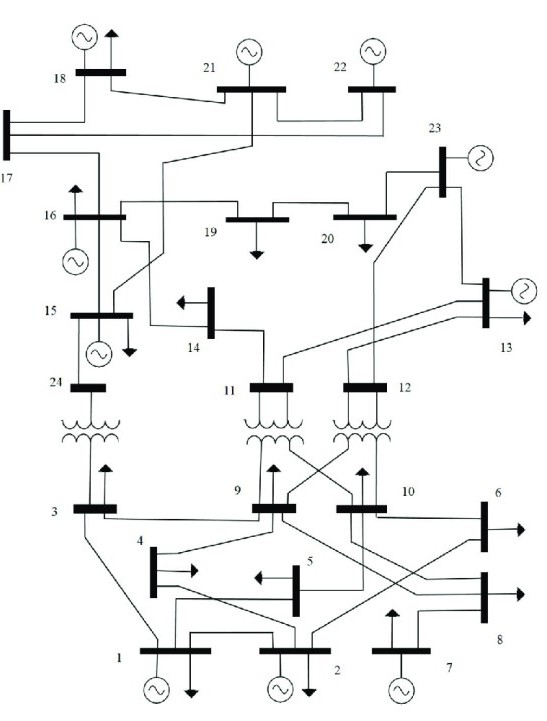
#> input picture backend_api/models/IEEE24bus.jpg, 547 x 721 px
$ python cv_bus_refined_experiment.py
#> lines starting #> are read from the running program, lines starting #| are printed output that depends on the picture; after the words box and inside, x2 and y2 are one past the last pixel; in counts of white or black regions, pixels touching at a corner belong together
"""두께/형태/기기 리드선 조건을 합친 OpenCV 모선 인식 실험.

실제 API에는 연결하지 않는 진단 전용 파일이다.
"""

from __future__ import annotations

from dataclasses import dataclass
from pathlib import Path
import csv
import cv2
import numpy as np


ROOT = Path(__file__).resolve().parent.parent
INPUTS = [
    ROOT / "학습 IEEE" / "IEEE24bus.jpg",
    ROOT / "학습 IEEE" / "39bus.jpg",
    ROOT / "학습 IEEE" / "14bus.jpg",
]
OUTPUT = ROOT / "cv_bus_topology_recovery_comparison"
SCALE = 2


@dataclass
class Bar:
    x: int
    y: int
    w: int
    h: int
    orientation: str
    profile_score: float
    network_connections: int = 0
    traced_components: int = 0
    perpendicular_branches: int = 0
    bent_endpoints: int = 0
    needs_topology_recovery: bool = False
    reason: str = "accepted"


def read_image(path: Path) -> np.ndarray:
    image = cv2.imdecode(np.fromfile(str(path), dtype=np.uint8), cv2.IMREAD_COLOR)
    if image is None:
        raise FileNotFoundError(path)
    return image


def binarize_and_repair(image: np.ndarray) -> np.ndarray:
    """확대 후 이진화하고, 1px 이내의 같은 방향 끊김만 잇는다."""
    large = cv2.resize(image, None, fx=SCALE, fy=SCALE, interpolation=cv2.INTER_CUBIC)
    gray = cv2.cvtColor(large, cv2.COLOR_BGR2GRAY)
    _, binary = cv2.threshold(gray, 0, 255, cv2.THRESH_BINARY_INV + cv2.THRESH_OTSU)

    # 원본 기준 1px 정도의 틈(확대 후 최대 2px)을 방향별로만 메운다.
    horizontal = cv2.morphologyEx(binary, cv2.MORPH_CLOSE,
                                  cv2.getStructuringElement(cv2.MORPH_RECT, (5, 1)))
    vertical = cv2.morphologyEx(binary, cv2.MORPH_CLOSE,
                                cv2.getStructuringElement(cv2.MORPH_RECT, (1, 5)))
    return cv2.bitwise_or(horizontal, vertical)


def estimate_thin_line_width(binary: np.ndarray) -> int:
    """도면 내부의 일반 선로 폭을 거리 변환으로 추정한다."""
    distances = cv2.distanceTransform(binary, cv2.DIST_L2, 3)
    values = distances[distances > 0]
    # 대부분의 전경은 얇은 선/문자 획이므로 중앙값을 일반 선로 폭으로 사용한다.
    return max(2, int(round(float(np.median(values)) * 2)))


def directional_bar_masks(binary: np.ndarray, min_thickness: int) -> tuple[np.ndarray, np.ndarray]:
    # 선로보다 두꺼운 막대만 남긴다. 길이는 확대 후 약 14px(원본 7px) 이상.
    horizontal = cv2.morphologyEx(
        binary, cv2.MORPH_OPEN,
        cv2.getStructuringElement(cv2.MORPH_RECT, (28, min_thickness)),
    )
    vertical = cv2.morphologyEx(
        binary, cv2.MORPH_OPEN,
        cv2.getStructuringElement(cv2.MORPH_RECT, (min_thickness, 28)),
    )
    return horizontal, vertical


def profile_score(binary: np.ndarray, bar: Bar) -> float:
    """막대 길이 전체에서 두께가 균일한지 측정한다.

    숫자/문자는 검은 픽셀이 끊기거나 꺾여 점수가 낮고, bus bar는 거의 모든
    단면에서 일정한 두께를 유지한다.
    """
    crop = binary[bar.y:bar.y + bar.h, bar.x:bar.x + bar.w]
    if crop.size == 0:
        return 0.0
    projections = np.sum(crop > 0, axis=0 if bar.orientation == "horizontal" else 1)
    nonzero = projections[projections > 0]
    if len(nonzero) == 0:
        return 0.0
    p10, p90 = np.percentile(nonzero, [10, 90])
    coverage = len(nonzero) / len(projections)
    return float(coverage * (p10 / max(p90, 1)))


def touches_device_lead(binary: np.ndarray, bar: Bar, thin_line_width: int) -> bool:
    """후보가 굵은 막대가 아니라 기기 쪽으로 향한 얇은 리드선인지 보수적으로 확인.

    이 규칙은 '기기에 연결되어 있다' 자체가 아니라, 후보의 단면이 일반 선로 수준으로
    얇고 긴 경우에만 적용한다. 발전기와 직접 연결된 진짜 bus bar를 제거하지 않기 위함이다.
    """
    short_side = min(bar.w, bar.h)
    if short_side >= thin_line_width * 1.6:
        return False
    # 얇은 후보는 이미 bus로 인정하지 않으므로, 이 함수는 제거 사유를 명확히 남긴다.
    return True


def collect_bars(
    mask: np.ndarray,
    binary: np.ndarray,
    orientation: str,
    thin_line_width: int,
) -> tuple[list[Bar], list[Bar], list[Bar]]:
    """Return clear candidates, topology-recovery candidates, and hard rejects.

    A real bus can be slightly long or have an uneven profile at a genuine
    connection point.  Such candidates are deferred to the topology stage,
    where they must prove that they are straight and multiply connected.
    """
    accepted: list[Bar] = []
    recovery_candidates: list[Bar] = []
    rejected: list[Bar] = []
    height, width = binary.shape
    contours, _ = cv2.findContours(mask, cv2.RETR_EXTERNAL, cv2.CHAIN_APPROX_SIMPLE)
    for contour in contours:
        x, y, w, h = cv2.boundingRect(contour)
        bar = Bar(x, y, w, h, orientation, 0.0)
        long_side, short_side = max(w, h), min(w, h)
        axis_size = width if orientation == "horizontal" else height
        bar.profile_score = profile_score(binary, bar)

        if long_side > axis_size * 0.35:
            bar.reason = "rejected: page-spanning candidate"
        elif short_side < thin_line_width * 1.6:
            bar.reason = "rejected: thin device lead / line"
        elif long_side < max(48.0, thin_line_width * 7.0):
            bar.reason = "rejected: too short to be electrical bus"
        elif long_side / max(short_side, 1) < 2.5:
            bar.reason = "rejected: not bar-shaped"
        elif touches_device_lead(binary, bar, thin_line_width):
            bar.reason = "rejected: device lead"
        elif bar.profile_score < 0.60:
            bar.reason = "rejected: unstable profile (text/symbol)"
        elif long_side > axis_size * 0.18 or bar.profile_score < 0.70:
            bar.needs_topology_recovery = True
            if long_side > axis_size * 0.18 and bar.profile_score < 0.70:
                bar.reason = "pending recovery: long and uneven"
            elif long_side > axis_size * 0.18:
                bar.reason = "pending recovery: long"
            else:
                bar.reason = "pending recovery: uneven profile"

        if bar.reason == "accepted":
            accepted.append(bar)
        elif bar.needs_topology_recovery:
            recovery_candidates.append(bar)
        else:
            rejected.append(bar)
    return accepted, recovery_candidates, rejected


def deduplicate(bars: list[Bar]) -> list[Bar]:
    saved: list[Bar] = []
    # A very thick horizontal bus can also survive the vertical morphology
    # kernel (and vice versa).  When the two masks overlap, retain the
    # candidate whose declared direction agrees with the actual long side;
    # choosing by area alone used to relabel horizontal buses as vertical.
    def orientation_matches_shape(item: Bar) -> bool:
        is_horizontal_shape = item.w >= item.h
        return (item.orientation == "horizontal") == is_horizontal_shape

    for bar in sorted(
        bars,
        key=lambda item: (orientation_matches_shape(item), item.w * item.h),
        reverse=True,
    ):
        duplicate = False
        for other in saved:
            ix1, iy1 = max(bar.x, other.x), max(bar.y, other.y)
            ix2 = min(bar.x + bar.w, other.x + other.w)
            iy2 = min(bar.y + bar.h, other.y + other.h)
            intersection = max(0, ix2 - ix1) * max(0, iy2 - iy1)
            union = bar.w * bar.h + other.w * other.h - intersection
            if union and intersection / union > 0.30:
                duplicate = True
                break
        if not duplicate:
            saved.append(bar)
    return saved


# [408 lines left out: functions has_network_connection, skeletonize, _network_without_candidate, _pixel_path_component_count, _pixel_path_connected_buses_global, _pixel_path_connected_buses_local and 8 more, not called in this run]


def recover_thin_connected_bars(
    binary: np.ndarray,
    rejected: list[Bar],
    thin_line_width: int,
    endpoint_exclusion_ratio: float = 0.05,
) -> list[Bar]:
    """Recover long, straight bars that were rejected only as line-thin.

    Some diagrams draw a bus with almost the same stroke width as an ordinary
    feeder.  Thickness alone cannot separate those cases, so this recovery
    path requires a substantial straight span, at least two perpendicular
    connections, and no endpoint turn.  Short text strokes and routed line
    fragments fail the span/branch checks and remain rejected.
    """
    candidates = [
        bar for bar in rejected
        if (
            bar.reason == "rejected: thin device lead / line"
            and bar.orientation == "horizontal"
        )
    ]
    if not candidates:
        return []

    _populate_local_geometry_metrics(binary, candidates, thin_line_width)
    # The thin-bar recovery still requires a substantial span, but the old
    # 24x width floor discarded the compact 4px bus bars used in TEST6.
    # Requiring a real perpendicular branch keeps short routed line fragments
    # out while allowing a thin bus to be recovered from its connections.
    minimum_long = max(96.0, thin_line_width * 16.0)
    maximum_short = thin_line_width * 1.65
    recovered: list[Bar] = []
    for bar in candidates:
        long_side = float(max(bar.w, bar.h))
        short_side = float(min(bar.w, bar.h))
        if long_side < minimum_long or short_side > maximum_short:
            continue
        if bar.profile_score < 0.82:
            continue
        if bar.perpendicular_branches < 1 or bar.bent_endpoints:
            continue
        bar.reason = "recovered: thin connected bar"
        recovered.append(bar)
    return recovered


# [765 lines left out: functions recover_compact_vertical_buses, _remove_thin_outlier_bars, _populate_local_geometry_metrics, _merge_small_run_gaps, recover_fragmented_straight_buses, _bus_family_support and 8 more, not called in this run]


def main() -> None:
    OUTPUT.mkdir(exist_ok=True)
    for source in INPUTS:
        image = read_image(source)
#> in read_image, image is the input picture: shape (721, 547, 3); mean B, G, R 242.8, 242.9, 242.6
        binary = binarize_and_repair(image)
#> in binarize_and_repair, `_, binary = cv2.threshold(gray, 0, 255, cv2.THRESH_BINARY_INV + cv2.TH..`:
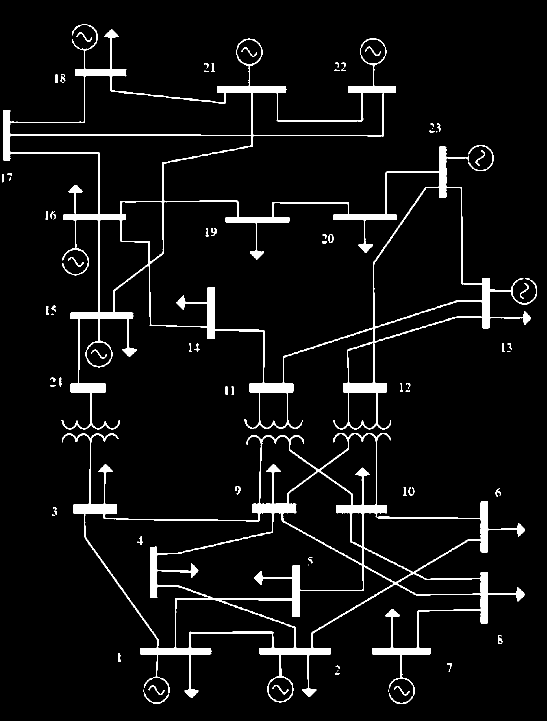
#> binary: shape (1442, 1094) (shown at 1/2 size); 5.5% white; 84 white regions (17 under 20 px), largest, box (x1, y1, x2, y2) and area: (6, 48, 1074, 859) 45616, (124, 866, 1050, 1408) 36558, (936, 290, 988, 342) 361
#> in binarize_and_repair, `return cv2.bitwise_or(horizontal, vertical)`:
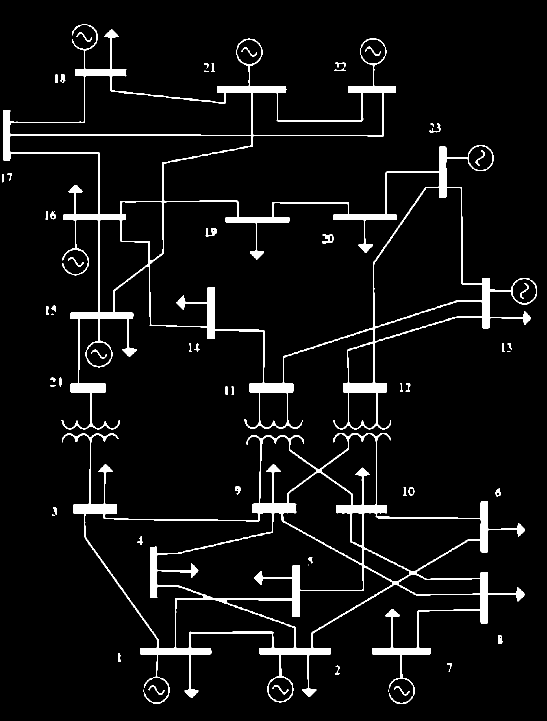
#> returned value: shape (1442, 1094) (shown at 1/2 size); 5.6% white; 63 white regions (9 under 20 px), largest, box (x1, y1, x2, y2) and area: (6, 48, 1074, 859) 46279, (124, 866, 1050, 1408) 37086, (644, 468, 668, 487) 221
        thin_width = estimate_thin_line_width(binary)
#> in estimate_thin_line_width, `distances = cv2.distanceTransform(binary, cv2.DIST_L2, 3)`:
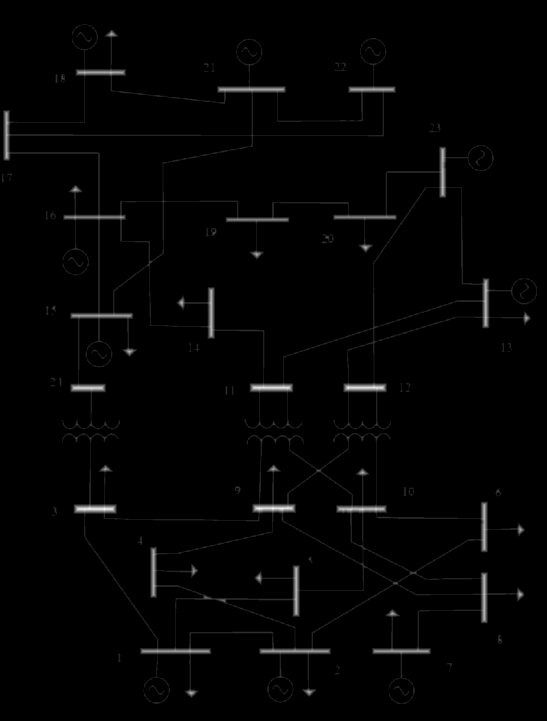
#> distances: shape (1442, 1094) float32 (shown at 1/2 size); min 0, max 10.51, mean 0.138; drawn with min black and max white
#> thin_width = 4
        min_thickness = max(5, int(round(thin_width * 1.6)))
#> min_thickness = 6
        h_mask, v_mask = directional_bar_masks(binary, min_thickness)
#> in directional_bar_masks, `horizontal = cv2.morphologyEx( binary, cv2.MORPH_OPEN, cv2.getStructur..`:
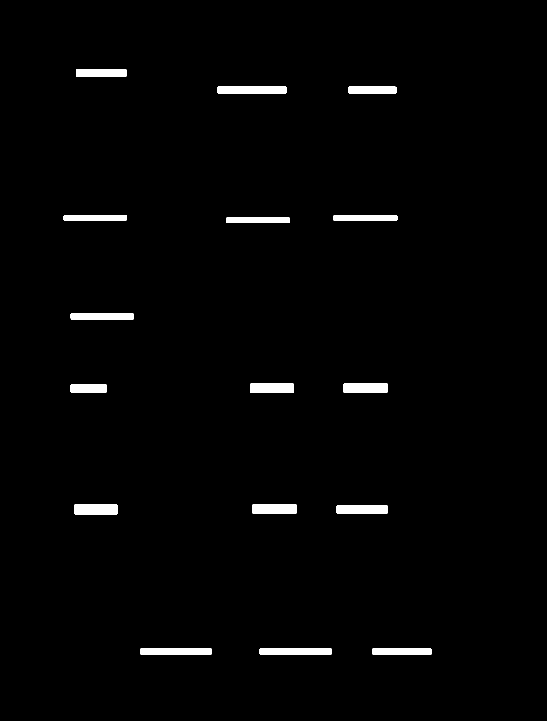
#> horizontal: shape (1442, 1094) (shown at 1/2 size); 1.6% white; 16 white regions, largest, box (x1, y1, x2, y2) and area: (435, 173, 573, 187) 1928, (519, 1297, 663, 1310) 1867, (281, 1297, 424, 1310) 1850
#> in directional_bar_masks, `vertical = cv2.morphologyEx( binary, cv2.MORPH_OPEN, cv2.getStructurin..`:
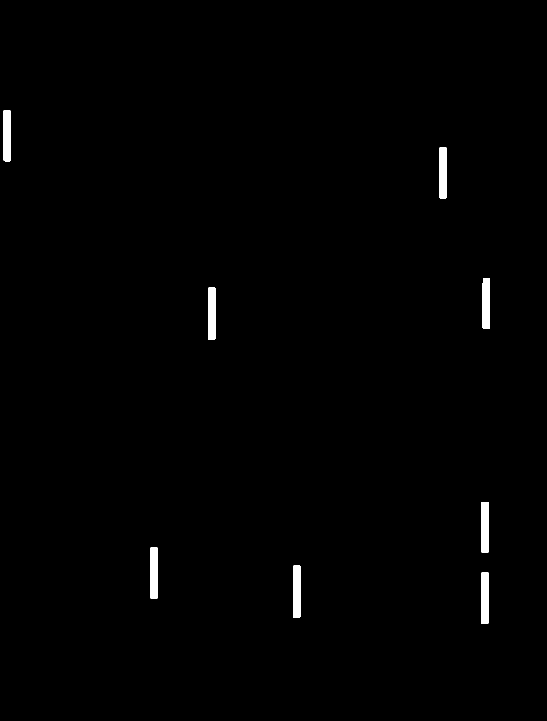
#> vertical: shape (1442, 1094) (shown at 1/2 size); 0.76% white; 8 white regions
        horizontal, recovery_h, rejected_h = collect_bars(h_mask, binary, "horizontal", thin_width)
#> in collect_bars, `contours, _ = cv2.findContours(mask, cv2.RETR_EXTERNAL, cv2.CHAIN_APPR..`: contours = 16 contours; largest, box (x1, y1, x2, y2) and area: (435, 173, 573, 187) 1779, (519, 1297, 663, 1310) 1713, (281, 1297, 424, 1310) 1697, (148, 1009, 235, 1029) 1631, (687, 767, 775, 786) 1564
#> the loop in collect_bars, `for contour in contours:` made 16 passes
#> (x, y, w, h, long_side) on passes 1 to 8: (745, 1297, 118, 13, 118), (519, 1297, 144, 13, 144), (281, 1297, 143, 13, 143), (673, 1011, 102, 16, 102), (148, 1009, 87, 20, 87), (505, 1008, 88, 19, 88), (141, 768, 72, 18, 72), (687, 767, 88, 19, 88)
#> after the loop in collect_bars, `for contour in contours:`: accepted = 16 items; recovery_candidates = []
#> horizontal = 16 items; recovery_h = []; rejected_h = []
        vertical, recovery_v, rejected_v = collect_bars(v_mask, binary, "vertical", thin_width)
#> in collect_bars (call 2), `contours, _ = cv2.findContours(mask, cv2.RETR_EXTERNAL, cv2.CHAIN_APPR..`: contours = 8 contours; box (x1, y1, x2, y2) and area: (586, 1131, 601, 1235) 1440, (416, 575, 431, 679) 1440, (962, 1145, 977, 1248) 1426, (879, 294, 894, 397) 1412, (962, 1004, 977, 1106) 1404, (965, 557, 980, 658) 1388, (301, 1095, 315, 1197) 1313, (7, 221, 21, 323) 1310
#> the loop in collect_bars (call 2), `for contour in contours:` made 8 passes
#> (x, y, w, h, long_side) on passes 1, 2, 4, 5, 6, 7, 8: (962, 1145, 15, 103, 103), (586, 1131, 15, 104, 104), (962, 1004, 15, 102, 102), (416, 575, 15, 104, 104), (965, 557, 15, 101, 101), (879, 294, 15, 103, 103), (7, 221, 14, 102, 102)
#> vertical = 8 items; recovery_v = []; rejected_v = []
        clear_buses = deduplicate(horizontal + vertical)
#> in orientation_matches_shape, `is_horizontal_shape = item.w >= item.h`: is_horizontal_shape = True
#> the loop in deduplicate, `for bar in sorted( bars, key=lambda item: (orientation_matches_shape(i..` made 24 passes
#> after the loop in deduplicate, `for bar in sorted(`: saved = 24 items
#> clear_buses = 24 items
        recovery_buses = deduplicate(recovery_h + recovery_v)
#> recovery_buses = []
        buses = deduplicate(clear_buses + recovery_buses)
#> buses = 24 items
        thin_min_thickness = max(5, int(round(thin_width * 1.35)))
#> thin_min_thickness = 5
        thin_h_mask, thin_v_mask = directional_bar_masks(binary, thin_min_thickness)
#> call 2 of directional_bar_masks, with min_thickness = 5
#> in directional_bar_masks (call 2), `horizontal = cv2.morphologyEx( binary, cv2.MORPH_OPEN, cv2.getStructur..`:
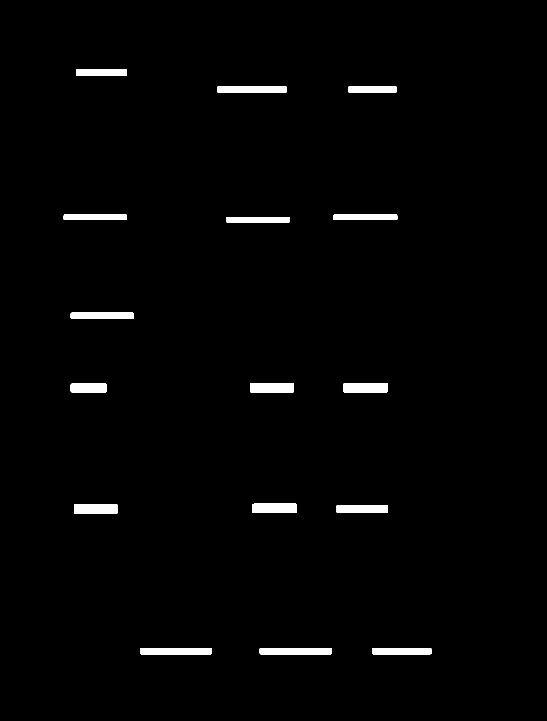
#> horizontal: shape (1442, 1094) (shown at 1/2 size); 1.6% white; 16 white regions, largest, box (x1, y1, x2, y2) and area: (435, 172, 573, 186) 1928, (519, 1296, 663, 1309) 1867, (281, 1296, 424, 1309) 1850
#> in directional_bar_masks (call 2), `vertical = cv2.morphologyEx( binary, cv2.MORPH_OPEN, cv2.getStructurin..`:
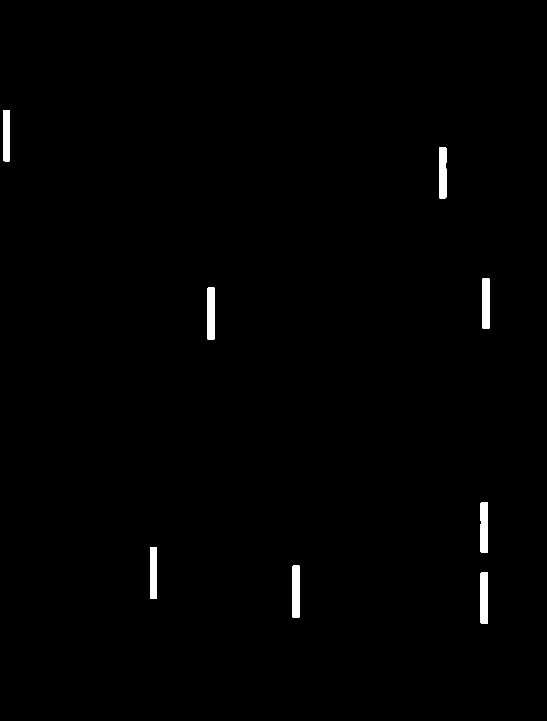
#> vertical: shape (1442, 1094) (shown at 1/2 size); 0.76% white; 8 white regions
        _, _, thin_rejected_h = collect_bars(
            thin_h_mask, binary, "horizontal", thin_width
        )
#> in collect_bars (call 3), `contours, _ = cv2.findContours(mask, cv2.RETR_EXTERNAL, cv2.CHAIN_APPR..`: contours = 16 contours; largest, box (x1, y1, x2, y2) and area: (435, 172, 573, 186) 1779, (519, 1296, 663, 1309) 1713, (281, 1296, 424, 1309) 1697, (148, 1008, 235, 1028) 1631, (687, 766, 775, 785) 1564
#> thin_rejected_h = []
        _, _, thin_rejected_v = collect_bars(
            thin_v_mask, binary, "vertical", thin_width
        )
#> in collect_bars (call 4), `contours, _ = cv2.findContours(mask, cv2.RETR_EXTERNAL, cv2.CHAIN_APPR..`: contours = 8 contours; box (x1, y1, x2, y2) and area: (585, 1131, 600, 1235) 1440, (415, 575, 430, 679) 1440, (961, 1145, 976, 1248) 1426, (878, 294, 893, 397) 1412, (961, 1004, 976, 1106) 1404, (964, 557, 979, 658) 1388, (300, 1095, 314, 1197) 1313, (6, 221, 20, 323) 1310
#> thin_rejected_v = []
        thin_recovered_buses = recover_thin_connected_bars(
            binary,
            thin_rejected_h + thin_rejected_v,
            thin_width,
            endpoint_exclusion_ratio=0.05,
        )
        if any(
            (
                bar.orientation == "vertical"
                and min(bar.w, bar.h) >= thin_width * 2.0
                and bar.profile_score >= 0.84
            )
#> (the run stopped early here; a loop or call above may not have finished)
